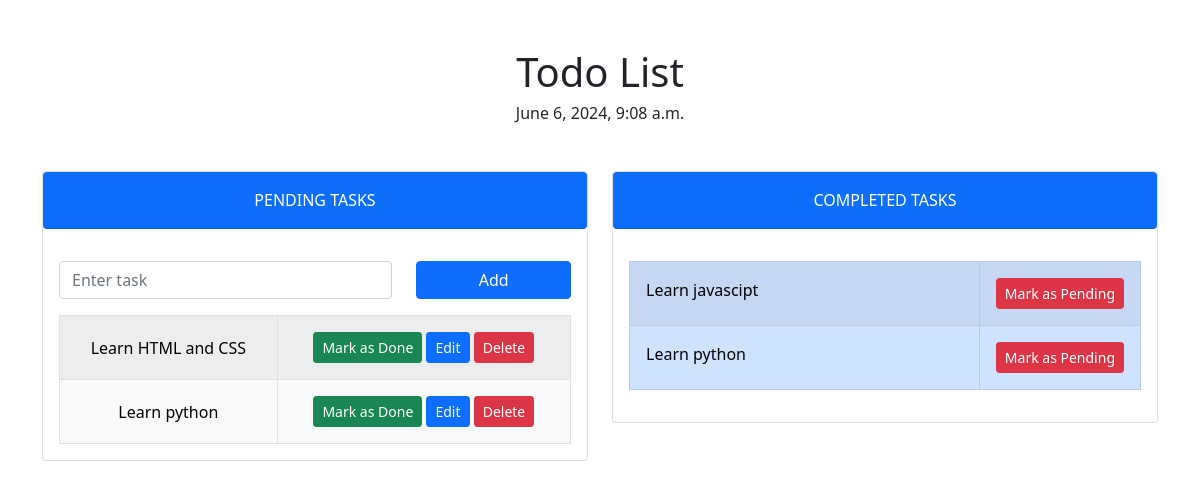
Before: / with the older database file.
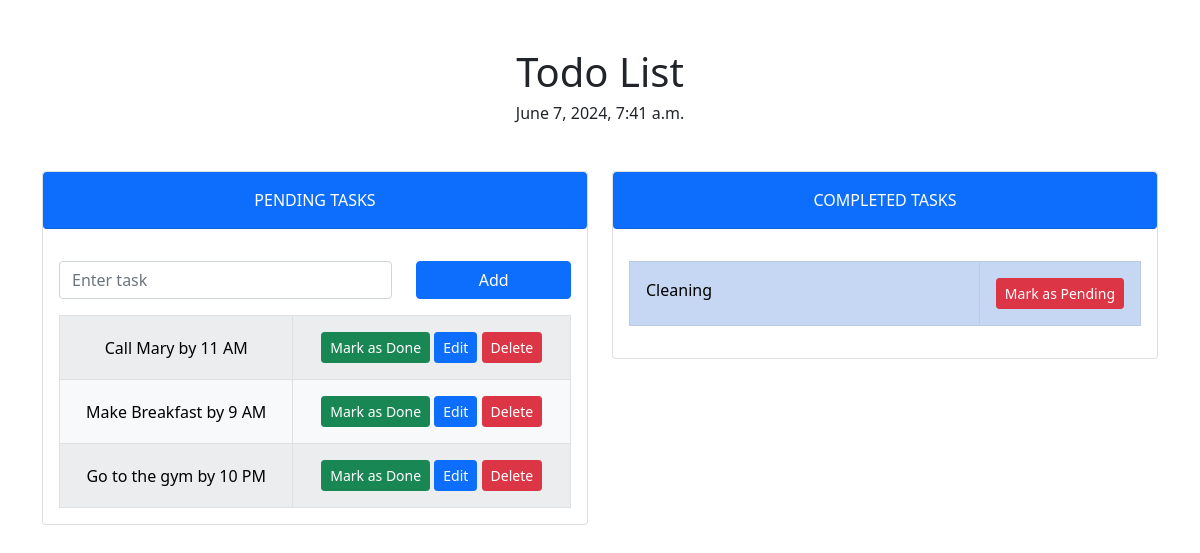
After: the same page with the newer database file.
### todo_app/models.py (models this page shows)
class Task(models.Model):
    task = models.CharField(max_length=200)
    is_completed = models.BooleanField(default=False)
    created_date = models.DateTimeField(auto_now_add=True)
    updated_date = models.DateTimeField(auto_now=True)

### todo_app/views.py (the view)
# urls.py: path('', home, name='home'),
def home(request):
    tasks = Task.objects.filter(is_completed=False)
    completed_tasks = Task.objects.filter(is_completed=True)
    date = tasks[0].created_date
    context = {
        'tasks': tasks,
        'completed_tasks': completed_tasks,
        'date': date
    }
    return render(request, 'home.html', context)

### templates/home.html (shortened to what this page needs)
<!doctype html>
<html lang="en">
<head>
    <link href="https://cdn.jsdelivr.net/npm/bootstrap@5.0.1/dist/css/bootstrap.min.css" rel="stylesheet">
</head>
<body>
    <h1 class="text-center mt-5 mb-2">Todo List</h1>
    <h6 class="text-center mb-5">{{ date }}</h6>
    <div class="container">
        <div class="row justify-content-center my-3">
            <div class="col-md-6">
                <div class="card">
                    <div class="card-header text-center mb-3 text-white bg-primary rounded p-3 text-uppercase">
                        Pending Tasks
                    </div>
                    <div class="card-body">
                        <form action="{% url 'add_task' %}" method="post">
                            <div class="row mb-3">
                                <div class="col-12 col-md-8 mb-2 mb-md-0">
                                    <input type="text" class="form-control" id="task" name="task" placeholder="Enter task">
                                </div>
                                <div class="col-12 col-md-4">
                                    <button type="submit" class="btn btn-primary w-100">Add</button>
                                </div>
                            </div>
                        </form>
                        <table class="table table-striped table-hover table-bordered text-center mb-0 w-100 d-block d-md-table ">
                            <tbody class="align-middle p-3">
                                {% for task in tasks %}
                                <tr class="table-light">
                                <td class="align-middle p-3">{{ task.task }}</td>
                                    <td class="align-middle p-3">
                                        <a href="{% url 'mark_as_done' task.id %}" class="btn btn-sm btn-success">Mark as Done</a>
                                        <a href="{% url 'edit_task' task.id %}" class="btn btn-sm btn-primary">Edit</a>
                                        <a href="{% url 'delete_task' task.id %}" class="btn btn-sm btn-danger">Delete</a>
                                    </td>
                                </tr>
                                {% endfor %}
                            </tbody>
                        </table>
                    </div>
                </div>
            </div>
            <div class="col-md-6">
                <div class="card">
                    <div class="card-header text-center mb-3 text-white bg-primary rounded p-3 text-uppercase">
                        Completed Tasks
                    </div>
                    <div class="card-body">
                        <table class="table table-striped table-hover table-bordered table-responsive w-100 ">
                            <tbody >
                                {% for task in completed_tasks %}
                                <tr class="table-primary ">
                                    <td class="w-75 p-3 text-truncate justify-content-center">{{ task.task }}
                                    <td class="w-25 p-3 text-truncate justify-content-center"><a href="{% url 'pending_tasks' task.id %}" class="btn btn-sm btn-danger">Mark as Pending</a></td>
                                    </td>
                                </tr>
                                {% endfor %}
                            </tbody>
                        </table>
                    </div>
                </div>
            </div>
        </div>
    </div>
</body>
</html>

Changed rows visible on the page:
removed Task: created_date "June 6, 2024, 9:08 a.m.", task "Learn HTML and CSS"
removed Task: task "Learn python", shown under "June 6, 2024, 9:08 a.m."
removed Task: task "Learn javascipt"
removed Task: task "Learn python"
added Task: created_date "June 7, 2024, 7:41 a.m.", task "Call Mary by 11 AM"
added Task: task "Make Breakfast by 9 AM", shown under "June 7, 2024, 7:41 a.m."
added Task: task "Go to the gym by 10 PM", shown under "June 7, 2024, 7:41 a.m."
added Task: task "Cleaning"
